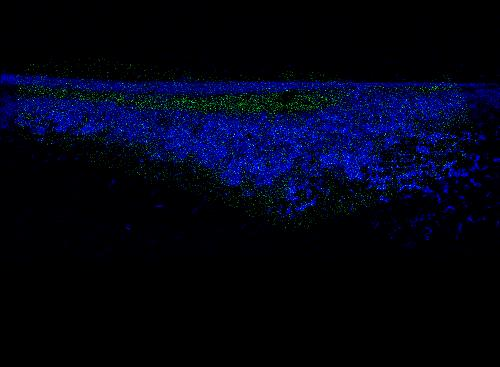
#> input picture Image_Reconstructed__6-Mg.tif_over_6-Na.tif.jpg, 500 x 367 px
$ python constructor.py Image_Reconstructed__6-Mg.tif_over_6-Na.tif.jpg 1-C.jpg
#> lines starting #> are read from the running program, lines starting #| are printed output that depends on the picture
import cv2
import numpy as np
import sys
import math

import matplotlib.pyplot as plt
import matplotlib as mpl
from mpl_toolkits.axes_grid1 import make_axes_locatable
from mpl_toolkits.axes_grid1.colorbar import colorbar

import pdb

drawing = False # true if mouse is pressed
ix = -1 #Creamos un punto inicial x,y
iy = -1,
dotslist = [] #Creamos una lista donde almacenaremos los puntos del contorno

# [44 lines left out: functions draw_dots, Mask, Dark, not called in this run]

def Croped(img):
    img = img[40:407, 0:500]
    return img

# [47 lines left out: functions cal_luminosity, Reconstructor, MinMax, not called in this run]

def histogram(img, mask=None):
    hist = cv2.calcHist([img], [0], mask, [256], [0,256])
    return hist


files = [str(sys.argv[1]), str(sys.argv[2])]

img1 = cv2.imread(files[0])#Lee la imagen a color para corte
#> img1 is the input picture: shape (367, 500, 3); mean B, G, R 22.1, 4, 2
img2 = cv2.imread(files[1])#Lee la imagen a color para fondo
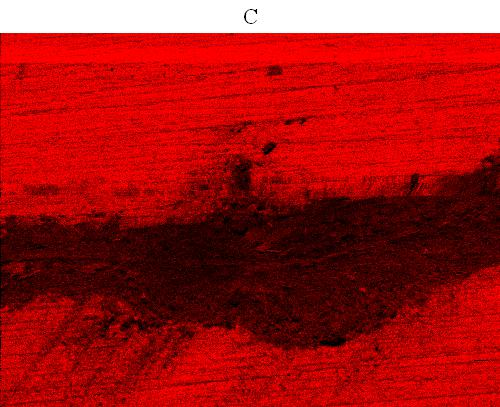
#> input picture 1-C.jpg, 500 x 407 px
#> img2 is the input picture: shape (407, 500, 3); mean B, G, R 24, 23.9, 162.3

img1 = Croped(img1)#recortamos el encabezado
#> in Croped, `img = img[40:407, 0:500]`:
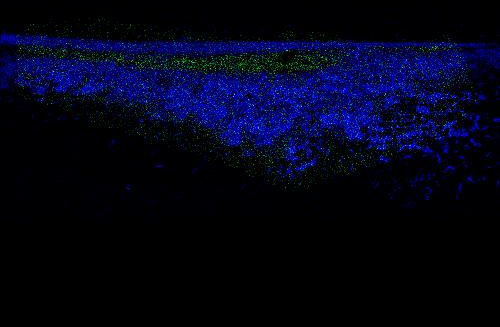
#> img: shape (327, 500, 3); mean of channels 0, 1, 2 24.7, 4.5, 2.3; drawn as B, G, R
img2 = Croped(img2)#recortamos el encabezado
#> in Croped (call 2), `img = img[40:407, 0:500]`:
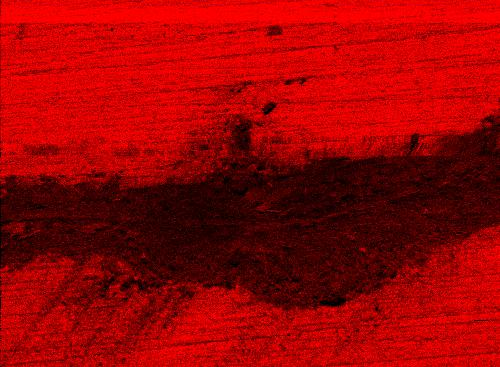
#> img: shape (367, 500, 3); mean of channels 0, 1, 2 3.7, 3.6, 153; drawn as B, G, R

cv2.namedWindow(files[0])#Cremaos la ventana para mistras a img
cv2.setMouseCallback(files[0],draw_dots) #llamamos al MouseCall para dibujar el contorno

while(1):
    #img1 = cal_luminosity(img1)[0]
    cv2.imshow(files[0], img1) #Mostramos a img en la ventana para dibujar el contono

    k = cv2.waitKey(1) & 0xFF
#> (key Esc is pressed here)

    if k == 32: #space

        img11 = img1.copy()#hacemos una copia de img1
        #img11 = cv2.cvtColor(img11, cv2.COLOR_BGR2GRAY)
        dotslist = np.asarray(dotslist)#convertimos img1 en un np.array()

        #pasamos las imagenes a intensidad
        cl_img11 = cal_luminosity(img11)#cambiasmos a intensidad
        cl_img22 = cal_luminosity(img2)#cambiasmos a intensidad

        cv_img11 = cv2.cvtColor(img11, cv2.COLOR_BGR2GRAY)
        cv_img22 = cv2.cvtColor(img2, cv2.COLOR_BGR2GRAY)

        mask = Mask(dotslist, img1)#creamos la mascara con img1

        cl_Dark_img = Dark(dotslist, cl_img11, mask)#aplicamos la mascara a img11, que es copia de img1
        cv_Dark_img = Dark(dotslist, cv_img11, mask)
        img_r = Reconstructor(cl_Dark_img, cl_img22)#imagen recontruida a 2 canales

        cv_hist1 = histogram(cv_Dark_img)
        cv_hist2 = histogram(cv_img22)
        x = np.linspace(0.0, len(cv_hist1), len(cv_hist1))

        fig1 = plt.figure()
        ax1 = fig1.add_subplot(111)
        ax1.plot(x, cv_hist1, color='red', markersize=4, label = 'img1_hist', linewidth=2)
        ax1.plot(x, cv_hist2, color='blue',markersize=2, label = 'img2_hist', linewidth=1)
        plt.show()

        #pdb.set_trace()

        name = 'Image Reconstructed: ' + str(sys.argv[1]) + ' over ' + str(sys.argv[2])
        cv2.imshow(name, img_r)#mostramos la imagen con borde negro


    if k == 27:#esc
        #pdb.set_trace()
        break# hace,el break para para el programa si se estripa esc

cv2.destroyAllWindows()#Destruimos todas las ventanas
